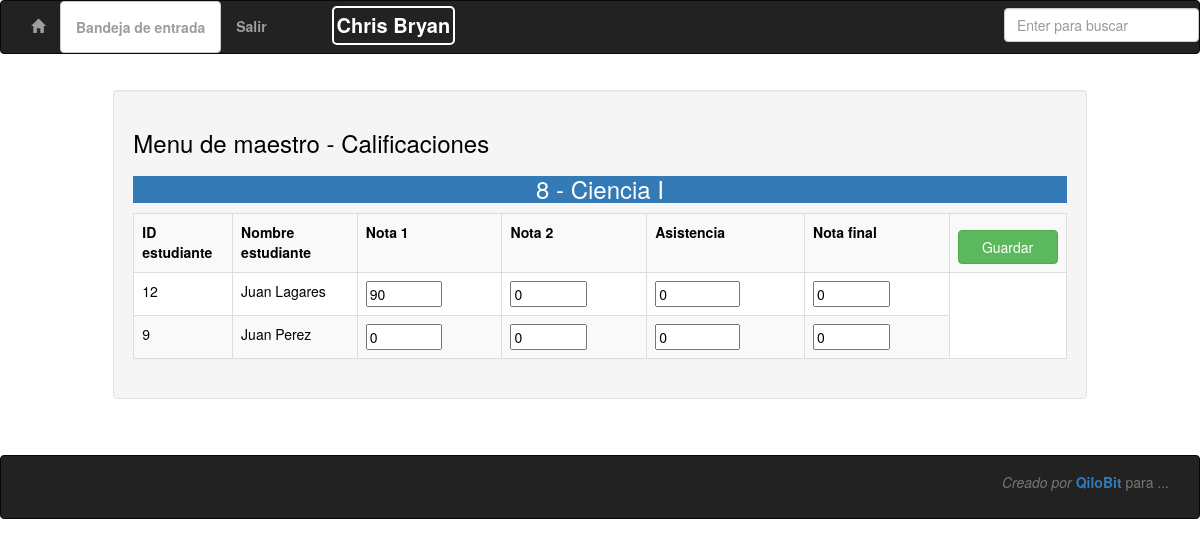
/calificarest.php (signed in), run on the app's committed database.
### tables this page shows
CREATE TABLE `clase` (
  `ID` int(11) NOT NULL,
  `Maestro` varchar(40) NOT NULL,
  `Materia` varchar(60) NOT NULL,
  `Horario` varchar(45) NOT NULL,
  `Estudiantes` int(11) NOT NULL
);

CREATE TABLE `calificacion` (
  `IdEstudiante` varchar(30) NOT NULL,
  `IdClase` varchar(60) NOT NULL,
  `Nota1` int(11) NOT NULL,
  `Nota2` int(11) NOT NULL,
  `Asistencia` int(11) NOT NULL,
  `NotaFinal` int(11) NOT NULL
);

### calificarest.php (the view, shortened to what this page needs)
<?php
include_once'plantilla.php';
class calificarest extends plantilla
{
	function __construct()
	{
    if(isset($_SESSION['USUARIO']) && $_SESSION['TIPO_USUARIO']=="Maestro")
      {
            $this->HEAD("Menu de maestro - Calificaciones");
            $this->CUERPO1();
            $this->FOOTER();
      }
     else
      {
           echo "<h2>Acceso denegado</h2>";
           echo "<a href='index.php'>Ir al inicio</a>";
      }
	}
	function CUERPO1()
	{
?>
<div class="container">
      <div class="row">
      <div class="col-sm-1"></div>
      <div class="col-sm-10  well">
      <h3>Menu de maestro - Calificaciones </h3>
      <h3 class="btn-primary"><center>
      <?php echo $this->getNomClase($_SESSION['ID_USUARIO'])?>
      </center></h3>
      <?php $this->showCalificaciones();?>
      </div>
      <div class="col-sm-1"></div>
      </div>
</div>
<?php
	}
function showCalificaciones()
{
  $id = $_SESSION['ID_USUARIO'];
  $C = $this->getCon();
  $qry = sprintf("
SELECT
  calificacion.IdEstudiante,
  calificacion.Nota1,
  calificacion.Nota2,
  calificacion.Asistencia,
  calificacion.NotaFinal
FROM
  calificacion
WHERE
  calificacion.IdClase
IN
  (SELECT clase.ID
   FROM
   clase
WHERE
  clase.Maestro
IN
  (SELECT concat(maestro.Nombre,' ',maestro.Apellido)
   FROM
   maestro
   WHERE maestro.ID = %d))",$id);
  $STM = $C->query($qry);
  if ($STM->num_rows > 0)
  {
?>
<table class="table table-striped table-bordered" style="background-color:#FFFFFF;width:100%;">
<tr>
  <th>ID estudiante</th>
  <th>Nombre estudiante</th>
  <th>Nota 1</th>
  <th>Nota 2</th>
  <th>Asistencia</th>
  <th>Nota final</th>
  <th><button class="btn btn-success">Guardar</button></th>
<?php
    while($row = $STM->fetch_assoc())
    {
    ?>
  <tr>
  <td><?php echo $row['IdEstudiante'];?></td>
  <td><?php echo $this->getNombreEst($row['IdEstudiante']);?></td>
  <td><input type="text" style="width:60%;" id="nota1" name="nota1" value="<?php echo $row['Nota1'];?>"></td>
  <td><input type="text" style="width:60%;" id="nota2" name="nota2" value="<?php echo $row['Nota2'];?>"></td>
  <td><input type="text" style="width:60%;" id="asistencia" name="asistencia" value="<?php echo $row['Asistencia'];?>"></td>
  <td><input type="text" style="width:60%;" id="notafinal" name="notafinal" value="<?php echo $row['NotaFinal'];?>">
  </td>
    <?php
    }
    echo "</table>";
  }
  else
  {
    echo "<h4>Aun no hay estudiantes inscritos en esta clase</h4>";
  }
}
function getNombreEst($ide)
{
  $C = $this->getCon();
  $qry = sprintf("SELECT concat(Nombre,' ',Apellido) AS NombreF FROM estudiante WHERE ID = %d",$ide);
  $STM = $C->query($qry);
  $row = $STM->fetch_assoc();
  return $row["NombreF"];
}
function getNomClase($ide)
{
  $C = $this->getCon();
  $qry = sprintf("
    SELECT
    clase.ID,
    clase.Materia
    FROM
    clase
    WHERE
    Maestro
    IN
    (SELECT
    concat(Nombre,' ',Apellido)
    FROM
    maestro
    WHERE
    ID = %d)",$ide);
  $STM = $C->query($qry);
  $row = $STM->fetch_assoc();
  return $row["ID"]." - ".$row["Materia"];
}
}
new calificarest();
?>

### plantilla.php (shortened to what this page needs)
<!DOCTYPE html>
<html lang="en">
<head>
<link rel="stylesheet" href="https://maxcdn.bootstrapcdn.com/bootstrap/3.3.7/css/bootstrap.min.css">
<?php
class plantilla extends conn
{
  function HEAD($title="Sistema de colegio")
  {
    echo "<title>$title</title></head><body>";
    ?>
<nav class="navbar navbar-inverse" style="margin-top:0px;">
  <div class="container-fluid">
    <ul class="nav navbar-nav">
       <?php
        if (isset($_SESSION['USUARIO']))
        {
          if($_SESSION['TIPO_USUARIO']=="Web master")
          {
               echo "<li><a href=\"controlpanel.php\">
                    <span class='glyphicon glyphicon-home'></span></a></li>";
          }
          else if($_SESSION['TIPO_USUARIO']=="Estudiante")
          {
            echo "<li><a href=\"menuestudiante.php\">
                    <span class='glyphicon glyphicon-home'></span></a></li>
                      <li><a href=\"buzon_est.php\" class=\"btn btn-default\"><b>Bandeja de entrada</b>
                      </a></li>";
          }
          else if($_SESSION['TIPO_USUARIO']=="Maestro")
          {
            echo "<li><a href=\"menumaestro.php\">
                    <span class='glyphicon glyphicon-home'></span></a></li>
                      <li>
                      <a href=\"buzon_maestro.php\" class=\"btn btn-default\"><b>Bandeja de entrada</b>
                      </a></li>";
          }
          ?>
          <?php
            echo "<li><a href=\"logout.php\">
                    <b>Salir</b></a></li>";
            echo "<li id='name'><b>".$this->getNAME()."</b></li>";
        }
        ?>
    </ul>
    <ul class="nav navbar-nav navbar-right">
    <input class="form-control" style="margin-top:7px;" onkeypress="pro(event)"
    name="b" id="inputsm" type="text" placeholder="Enter para buscar">
    </ul>
  </div>
</nav>
<?php
  }
  function FOOTER()
  {
?>
<br>
  <footer class="navbar navbar-inverse" style="margin-bottom:0px;">
      <div class="container" align="right">
        <p class="text-muted"><i>Creado por</i>
        <b><a href="https:www.codeameblog.wordpress.com">QiloBit</a></b>
        para ... </p>
      </div>
    </footer>
</body>
</html>
<?php
  }
?>
<?php
function getNAME()
{
  $C = $this->getCon();
  $qry = "";
  if ($_SESSION["TIPO_USUARIO"] == "Estudiante")
  {
      $qry = sprintf(
        "SELECT concat(Nombre,' ',Apellido,' - ',Curso) AS Name FROM estudiante WHERE ID = %d"
        ,$_SESSION["ID_USUARIO"]);
  }
  else if($_SESSION["TIPO_USUARIO"] == "Maestro")
  {
      $qry = sprintf(
        "SELECT concat(Nombre,' ',Apellido) AS Name FROM maestro WHERE ID = %d"
        ,$_SESSION["ID_USUARIO"]);
  }
  $STM = $C->query($qry);
  $row = $STM->fetch_assoc();
  return $row["Name"];
}
}
?>

### plantilla.php (style rules this page uses)
button { background-color: #4CAF50; color: white; padding: 14px 20px; margin: 8px 0; border: none; cursor: pointer; width: 100px; }
.container { padding: 16px; }
body,td,th { color: #000; }
#name { font-size: 20px; color:#FFFFFF; border: solid 2px #FFFFFF; margin-left: 50px; margin-top: 5px; padding:3px; border-radius: 5px; }

### data on the page
clase: $this->getNomClase($_SESSION['ID_USUARIO']) "8 - Ciencia I"
calificacion: IdEstudiante "12", NombreEst "Juan Lagares", nota1 "90", nota2 "0", asistencia "0", notafinal "0"
calificacion: IdEstudiante "9", NombreEst "Juan Perez", nota1 "0", nota2 "0", asistencia "0", notafinal "0"

### other printed values
$this->getNAME() "Chris Bryan"
